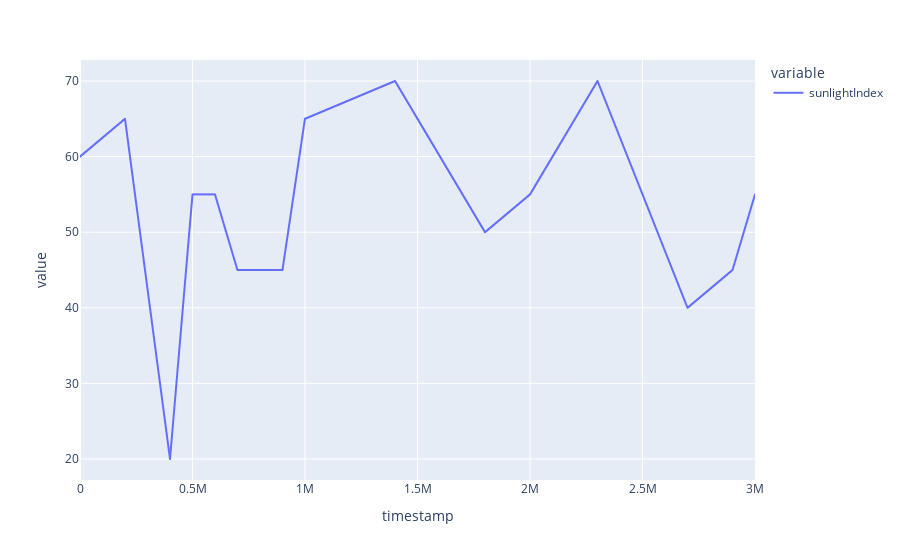

Notebook source saved alongside this figure:
### Code cell
X['sunlightIndex'].plot(backend='plotly')

### Figure 1 — Plotly figure (JSON) as saved in the notebook; plotly's stock layout.template omitted (floating-point values rounded to 4 significant figures; data arrays with more than 128 entries replaced by an {"elided": "..."} marker saying what was removed)
{"data": [{"hovertemplate": "variable=sunlightIndex<br>timestamp=%{x}<br>value=%{y}<extra></extra>", "legendgroup": "sunlightIndex", "line": {"color": "#636efa", "dash": "solid"}, "marker": {"symbol": "circle"}, "mode": "lines", "name": "sunlightIndex", "showlegend": true, "type": "scattergl", "x": {"elided": "30000 int values"}, "xaxis": "x", "y": {"elided": "30000 float values"}, "yaxis": "y"}], "layout": {"legend": {"title": {"text": "variable"}, "tracegroupgap": 0}, "margin": {"t": 60}, "xaxis": {"anchor": "y", "domain": [0, 1], "title": {"text": "timestamp"}}, "yaxis": {"anchor": "x", "domain": [0, 1], "title": {"text": "value"}}}}
